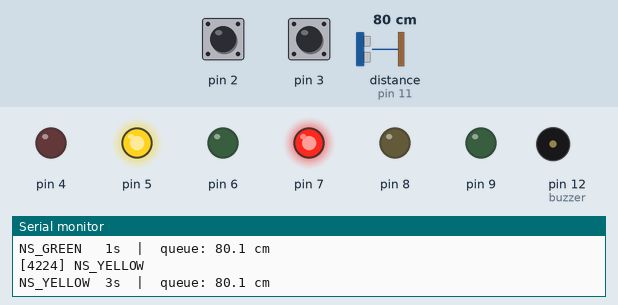
Recording of a sketch running on a simulated Arduino Uno, built with avr-gcc and run on an emulated ATmega328P. Parts: output pins drawn as LEDs (lit = HIGH), buzzer (waves = sounding, pin HIGH), the last lines printed to the serial monitor. Wiring (from diagram.json): ultrasonic range finder: trigger pin 10; echo pin 11. Inputs (shaded band) come from the test bench; at power-on: pin 3 HIGH, pin 2 HIGH, distance to the obstacle (sensor on pin 11) 80 cm. The echo pulse lasts 58.3 µs per cm; pins used as bus, display or sensor lines are not drawn.

Above: at 4.7 s.
4.8 s: pin 3 pulled LOW for 0.15 s
At 6.1 s:
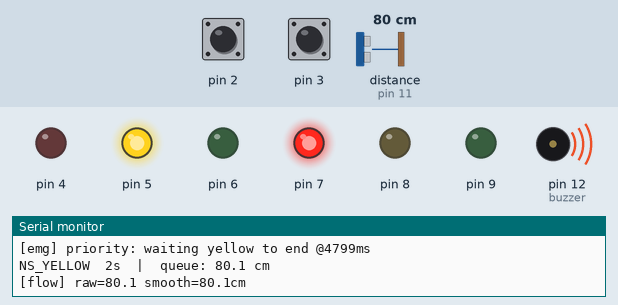
At 7.7 s:
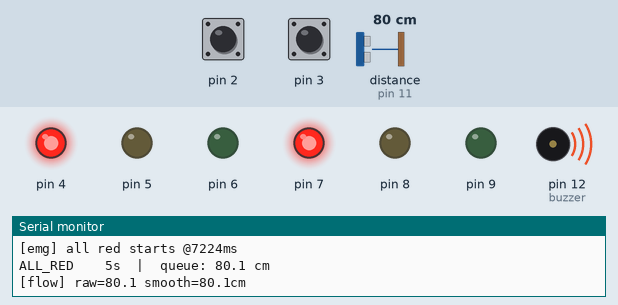
7.9 s: pin 2 pulled LOW for 0.15 s
At 12.7 s:
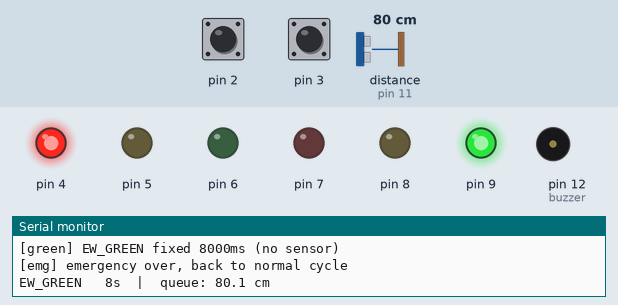
Timing chart, 0 to 24.7 s (numbered marks = the images above; inputs shaded):
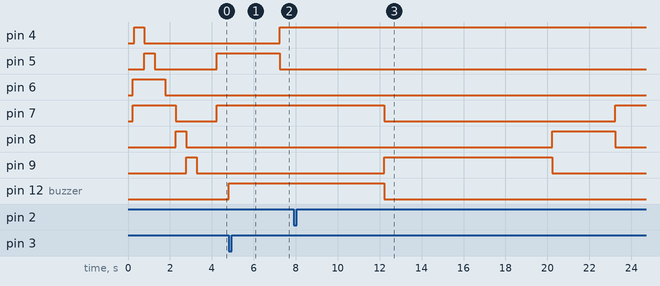

The sketch:

TrafficLight.ino
```cpp
// ============================================================================
//  TrafficLight.ino  ·  主骨架（冻结层）
// ----------------------------------------------------------------------------
//  《单片机原理及应用项目设计》选题 1：基于单片机的智能交通灯控制系统
//  硬件平台：Arduino Uno（ATmega328P / 16MHz / 2KB SRAM）
//  对应指导文档：实验1（Arduino Uno · 仿真 + 实物）
//
//  ────────────────────────────────────────────────────────────────────────
//  这个文件已经把"除了任务代码以外的所有事情"都做完了：
//      · 引脚与参数集中定义       → pins.h        （冻结层，改动前公告）
//      · 初始化与硬件自检          → phasesInit / phasesSelfTest
//      · 主循环的调用顺序          → 本文件 loop()  （冻结，改动前公告）
//      · 各模块的接口签名          → 各 .h 文件     （冻结，改动前公告）
//
//  你和队友要做的，就是到下面这 5 个地方填 TODO：
//      任务一  甲 → phases.cpp        phasesUpdate()        相位状态机
//      任务二  乙 → pedestrian.cpp    onPed / onEmg / handleEmergency / handlePedestrian
//      任务三  乙 → trafficflow.cpp   readDistanceCM / smoothDistance
//      任务三  甲 → green_time.cpp    calcGreenTime()       分段配时
//      任务四  乙 → display.cpp       displayUpdate()       显示内容
//  ────────────────────────────────────────────────────────────────────────
// ============================================================================

#include "pins.h"
#include "phases.h"
#include "pedestrian.h"
#include "trafficflow.h"
#include "green_time.h"
#include "display.h"

void setup() {
  Serial.begin(SERIAL_BAUD);
  delay(50);   // 等串口与外设上电稳定。这是初始化里唯一允许的 delay()

  Serial.println();
  Serial.println(F("=================================================="));
  Serial.println(F(" Smart Traffic Light   Arduino Uno"));
  Serial.println(F(" Tasks 1-3 done: 4-phase / ped+emg / adaptive"));
  Serial.println(F(" LCD: set USE_LCD1602 in pins.h when ready"));
  Serial.println(F("=================================================="));

  phasesInit();          // 任务一(甲)：六个灯设为输出、进入初始相位、点亮
  phasesSelfTest();      // 环境自检：六个灯依次点亮 0.5 秒，用来验证接线与下载链路

  pedestrianInit();      // 任务二(乙)：两个按键 + 外部中断 + 蜂鸣器
  trafficflowInit();     // 任务三(乙)：超声波引脚
  displayInit();         // 任务四(乙)：I2C 扫描 + （可选）LCD 初始化

  Serial.println(F("[boot] ready. normal cycle running."));
}

void loop() {
  const unsigned long now = millis();

  //  ⚠⚠ 下面五行的调用顺序是冻结的，改动前先在群里说一声 ⚠⚠
  //
  //  顺序不是随便排的，每一行都依赖上一行的结果：
  //    1) 先采样 —— 让后面用到"排队长度"的地方读到的都是本轮的值
  //    2) 状态机推进 —— 这是整条流水线里"时间"的唯一推动力
  //    3) 配时算法紧跟其后 —— 它需要看到"刚刚进入的是哪个绿灯相位"
  //    4) 请求处理放在状态机之后 —— 这样它才能看到"刚进入全红"的那一轮，
  //       从而正确地把行人相位插入进去（这是任务二的关键时机）
  //    5) 最后统一刷新显示，把本轮结果呈现出来
  //
  trafficflowUpdate(now);    // 任务三(乙)：超声波采样
  phasesUpdate(now);         // 任务一(甲)：到点换相位
  greenTimeUpdate();         // 任务三(甲)：刚进绿灯就按排队长度改写时长
  pedestrianUpdate(now);     // 任务二(乙)：行人 / 紧急车辆请求
  displayUpdate(now);        // 任务四(乙)：显示

  //  ★ 本文件里不允许再出现 delay()。
  //    整个循环必须是非阻塞的 —— 一旦阻塞，上面五个模块会互相拖死。
  //    这是本实验的头号禁忌，详见指导文档 1.3.3。
}
```

display.cpp
```cpp
#include <Arduino.h>
#include <Wire.h>          // Arduino 内置库，不需要额外安装
#include <string.h>
#include <stdio.h>
#include "pins.h"
#include "display.h"
#include "phases.h"
#include "trafficflow.h"   // trafficflowQueueCm()：第二行显示排队长度

// ============================================================================
//  display.cpp  ·  任务四：LCD 与串口显示                 【乙 负责】
// ----------------------------------------------------------------------------
//  LCD 依赖第三方库 LiquidCrystal I2C，所以用 pins.h 里的 USE_LCD1602 开关做了隔离：
//    USE_LCD1602 = 0  →  完全不依赖第三方库，开箱即可编译，只用串口输出
//    USE_LCD1602 = 1  →  装上库之后打开，LCD 才真正工作
//  这样你第一步先跑串口、第二步再接 LCD，出问题时能立刻分清是代码还是屏幕。
// ============================================================================

#if USE_LCD1602
  #include <LiquidCrystal_I2C.h>
  static LiquidCrystal_I2C lcd(LCD_I2C_ADDR, LCD_COLS, LCD_ROWS);
#endif

// ============================================================================
//  已实现：I2C 扫描
// ============================================================================
void i2cScan() {
  Serial.println(F("[i2c] scanning bus ..."));
  uint8_t found = 0;
  for (uint8_t addr = 1; addr < 127; addr++) {
    Wire.beginTransmission(addr);
    if (Wire.endTransmission() == 0) {
      Serial.print(F("[i2c] found device 0x"));
      if (addr < 16) Serial.print('0');
      Serial.println(addr, HEX);
      found++;
    }
  }
  if (found == 0) {
    Serial.println(F("[i2c] no device found -- check SDA->A4 / SCL->A5 / VCC->5V / GND"));
  } else {
    Serial.print(F("[i2c] total "));
    Serial.print(found);
    Serial.println(F(" device(s)"));
  }
}

// ============================================================================
//  已实现：LCD 单行写入（带"内容没变就不刷"的优化，避免闪屏）
// ============================================================================
static void lcdWriteLine(uint8_t row, const char* text) {
#if USE_LCD1602
  if (row > 1) return;
  static char cache[2][LCD_COLS + 1] = { {0}, {0} };

  if (strncmp(cache[row], text, LCD_COLS) == 0) return;   // 内容相同 → 不刷，防闪屏

  char buf[LCD_COLS + 1];
  // 右侧补空格到满行，把上一次留下的残字盖掉
  snprintf(buf, sizeof(buf), "%-*s", LCD_COLS, text);

  lcd.setCursor(0, row);
  lcd.print(buf);

  strncpy(cache[row], text, LCD_COLS);
  cache[row][LCD_COLS] = '\0';
#else
  (void)row;
  (void)text;
#endif
}

// ============================================================================
//  已实现：同时输出到 LCD 与串口
// ============================================================================
void displayShow(const char* line1, const char* line2) {
  lcdWriteLine(0, line1);
  lcdWriteLine(1, line2);

  Serial.print(line1);
  Serial.print(F("  |  "));
  Serial.println(line2);
}

// ============================================================================
//  已实现：初始化
// ============================================================================
void displayInit() {
  Wire.begin();
  i2cScan();

#if USE_LCD1602
  lcd.init();
  lcd.backlight();
  lcd.setCursor(0, 0);
  lcd.print("TrafficLight");
  lcd.setCursor(0, 1);
  lcd.print("vs0.0 ready");
  Serial.println(F("[display] LCD initialized, showing boot banner"));
  Serial.println(F("[display] backlight on but no text -> fix LCD_I2C_ADDR in pins.h, or turn the blue trimpot"));
#else
  Serial.println(F("[display] LCD disabled (USE_LCD1602 = 0 in pins.h), serial only"));
  Serial.println(F("[display] Task 4 step 2: install LiquidCrystal I2C, then set that switch to 1"));
#endif
}

// ============================================================================
//  ★★★ 任务四：要你实现的就是下面这一个函数 ★★★
// ============================================================================
void displayUpdate(unsigned long now) {
  // --------------------------------------------------------------------------
  //  TODO（任务四 · 第 1 处）：决定屏幕上显示什么
  //
  //  最低要求：显示「当前相位名」+「距下次变灯的秒数」。
  //  有余力再加：排队长度（直接体现动态配时在工作）。
  //
  //  三个必须注意的点：
  //
  //  1) 必须节流，而且不能只靠时间节流。
  //     displayShow() 的串口侧是无条件打印（LCD 侧才有去重），
  //     若每 250ms 调一次，20 秒的绿灯就是 80 行，会把
  //     [ped] / [emg] / [green] 这些关键事件全淹掉。
  //     所以采用"内容没变就不调"：只有拼出来的两行与上次不同才输出。
  //     倒计时按秒变化 → 每秒最多一行，简洁且够看。
  //
  //  2) 秒数向上取整 (ms + 999) / 1000。
  //     直接 ms / 1000 的话，刚进入相位的第一秒内一直显示 "0s"，
  //     看起来像倒计时卡住了。
  //
  //  3) 测距无效（-1）不能显示成 0cm。
  //     0cm 会被读成"严重拥堵"，本设计里代表"没有回波"。
  //     文案要短：LCD 只有 16 列，"queue: -- (no echo)" 会被截断成
  //     "queue: -- (no ec"，实测过。
  // --------------------------------------------------------------------------
  // 先按时间节流：多快也没必要超过 4Hz，省下循环开销给测距和状态机。
  static unsigned long lastCheck = 0;
  if (lastCheck != 0 && (now - lastCheck < 100)) return;   // 减法免疫 millis() 回绕
  lastCheck = now;

  // --- 拼两行 ---
  char line1[LCD_COLS + 1];
  char line2[LCD_COLS + 1];

  // 第一行：相位名 + 倒计时。相位名最长 9 字符（"EW_YELLOW"），
  // 倒计时最多 "20s"，"-10s" 左对齐后整体不超过 16 列。
  unsigned long remainMs  = phasesRemainMs(now);
  unsigned long remainSec = (remainMs + 999UL) / 1000UL;
  snprintf(line1, sizeof(line1), "%-10s %lus", phasesName(phasesCurrent()), remainSec);

  // 第二行：排队长度
  // ⚠ 不能用 snprintf 的 %f！avr-libc 默认不链接浮点版 vfprintf，
  //    %f 会直接输出一个 '?'，屏幕上就成了 "queue: ? cm"。
  //    实测 avr-nm 只能看到 vfprintf，没有 printf_flt。
  //    两个解法：(a) 手工拆整数/小数，(b) 编译加 -Wl,-u,vfprintf -lprintf_flt。
  //    这里选 (a)：不增加固件体积，也不用改 tasks.json 这个共享的构建配置。
  //    （Serial.print(cm, 1) 不受影响，Print 类走的是自己的 dtostrf，不经 snprintf。）
  float cm = trafficflowQueueCm();
  if (cm < 0.0f) {
    snprintf(line2, sizeof(line2), "queue: no echo");
  } else {
    // 四舍五入到 1 位小数，并处理 9.96 -> 10.0 这种进位
    unsigned int whole = (unsigned int)cm;
    unsigned int frac  = (unsigned int)((cm - (float)whole) * 10.0f + 0.5f);
    if (frac >= 10U) { frac = 0U; whole++; }
    snprintf(line2, sizeof(line2), "queue: %u.%u cm", whole, frac);
  }

  // --- 内容去重：两行都没变就不输出 ---
  // 这是本函数最关键的优化。displayShow() 会同时写 LCD 和串口，
  // 串口侧无去重，所以必须在这里把关。
  static char last1[LCD_COLS + 1] = {0};
  static char last2[LCD_COLS + 1] = {0};
  if (strcmp(line1, last1) == 0 && strcmp(line2, last2) == 0) return;

  strncpy(last1, line1, LCD_COLS); last1[LCD_COLS] = '\0';
  strncpy(last2, line2, LCD_COLS); last2[LCD_COLS] = '\0';

  displayShow(line1, line2);
}
```

display.h
```cpp
#pragma once
#include <Arduino.h>
#include "pins.h"

// ============================================================================
//  display.h  ·  任务四：LCD 与串口显示                   【乙 负责】
// ----------------------------------------------------------------------------
//  对应指导文档：§1.6 任务四、§1.6.3 实物的三个必做动作
// ============================================================================

// setup() 里调用一次：
//   打开 I2C → 扫描总线上有哪些设备 → （若 USE_LCD1602=1）初始化 LCD 并显示开机横幅。
//   即使不接 LCD，扫描结果也会打到串口，帮你确认转接板地址到底是 0x27 还是 0x3F。
void displayInit();

// loop() 里每轮调用一次。★ 任务四要你实现的就是这个函数 ★
void displayUpdate(unsigned long now);

// 已实现：把两行文字同时送到 LCD 与串口。
//   - LCD 侧做了"内容变了才刷"的判断，所以不会闪屏；
//   - 串口侧每次调用都会打印，所以别在没做节流的情况下每轮都调它。
void displayShow(const char* line1, const char* line2);

// 已实现：扫描 I2C 总线，把发现的设备地址打到串口。
void i2cScan();
```

green_time.cpp
```cpp
#include <Arduino.h>
#include "pins.h"
#include "green_time.h"
#include "phases.h"
#include "trafficflow.h"

// ============================================================================
//  green_time.cpp  ·  任务三：动态配时算法                【甲 负责】
// ----------------------------------------------------------------------------
//  本文件只有 1 处 TODO，但它是整个作品"有没有算法含量"的分水岭。
// ============================================================================

// ============================================================================
//  ★★★ TODO（任务三 · 第 4 处）：分段映射 ★★★
// ============================================================================
//  目标：把排队长度换成绿灯时长。用指导文档 §1.5.4 那张表：
//
//      排队长度        车流判定     该方向绿灯时长
//      > 60 cm         通畅         4 秒  (GREEN_MIN)
//      30 ~ 60 cm      一般         8 秒  (GREEN_BASE)
//      10 ~ 30 cm      拥挤        14 秒
//      < 10 cm         严重拥堵    20 秒  (GREEN_MAX)
//
//  三条硬要求（每一条答辩都可能被问）：
//
//    1) queueCm < 0（测距失败）时返回 GREEN_BASE。
//       不能让一次测距失败把绿灯时长算成 0 —— 那等于让这个方向永远红灯。
//
//    2) 结果必须夹在 [GREEN_MIN, GREEN_MAX] 之间。
//       没有下限 → 某个方向一直拿不到绿灯，术语叫"饥饿"；
//       没有上限 → 另一个方向会等到崩溃。
//       注意：map() 不会帮你夹边界，得自己写 min/max 或 if 判断。
//
//    3) 边界值自己定清楚，并写进报告。
//       比如 10cm 到底算"拥挤"还是"严重拥堵"？你定了就是你的设计决策，
//       但要在报告里把理由写出来（阈值是怎么取的、有没有实测支撑）。
//
//  提示：直接用 if / else if 写分段是最清楚的，
//        比 map() 更好读，也更容易解释给老师听。
// ============================================================================
unsigned long calcGreenTime(float queueCm) {
  // 测距失败（-1）：退回基准值。
  // 绝不能让失败被当成"0 厘米"——那会被判成严重拥堵，这个方向就一直霸占
  // 绿灯，另一个方向直接饿死。
  if (queueCm < 0.0f) return GREEN_BASE;

  // 阈值来自指导文档 §1.5.4：车越近越堵，绿灯越长。
  // 单位是毫秒！14000 才是 14 秒，写成 GREEN_BASE+6 只有 8006ms（8 秒），
  // 会和"一般"档完全分不开 —— 这是本文件最容易犯的错。
  if (queueCm < 10.0f)  return GREEN_MAX;   // 严重拥堵 → 20 秒
  if (queueCm <= 30.0f) return 14000UL;     // 拥挤     → 14 秒
  if (queueCm <= 60.0f) return GREEN_BASE;  // 一般     →  8 秒
  return GREEN_MIN;                         // 通畅     →  4 秒（也是兜底分支）
}

// ============================================================================
//  已实现：粘合逻辑（不用改）
// ----------------------------------------------------------------------------
//  为什么要在"相位刚变化"时才写入？
//  因为绿灯时长一旦开始跑就不该中途被改 —— 否则倒计时会来回跳，
//  而且"这个方向到底放多久"会变得无法解释。
// ============================================================================
// 超声波只装在**南北向**路口（见指导文档 §1.6.2 接线表：TRIG=D10 / ECHO=D11）。
// 所以只有南北绿灯能拿到车流数据。东西向没有传感器，
// 拿南北向的排队长度去给东西向配时是错的 —— 那等于用别人的车流决定你的灯。
// ⚠ 如果实物上装反了，只改这一行。
static const Phase kSensorPhase = PHASE_NS_GREEN;

void greenTimeUpdate() {
  static Phase lastPhase = PHASE_ALL_RED;   // 初值故意和起始相位不同，保证开机第一次也会写入

  Phase p = phasesCurrent();
  if (p == lastPhase) return;               // 相位没变 → 什么都不做
  lastPhase = p;

  if (p != PHASE_NS_GREEN && p != PHASE_EW_GREEN) return;   // 只处理绿灯相位

  unsigned long ms;
  if (p == kSensorPhase) {
    // 这一侧有传感器：按排队长度动态配时
    float cm = trafficflowQueueCm();
    ms = calcGreenTime(cm);
    phasesSetDuration(ms);

    Serial.print(F("[green] "));
    Serial.print(phasesName(p));
    Serial.print(F(" queue="));
    Serial.print(cm, 1);
    Serial.print(F("cm -> "));
    Serial.print(ms);
    Serial.println(F("ms (dynamic)"));
  } else {
    // 另一侧没有传感器：固定基准值，不猜。
    // 这也是"宁可保守也不要瞎猜"的具体体现 —— 报告里要写清这个取舍。
    ms = GREEN_BASE;
    phasesSetDuration(ms);

    Serial.print(F("[green] "));
    Serial.print(phasesName(p));
    Serial.print(F(" fixed "));
    Serial.print(ms);
    Serial.println(F("ms (no sensor)"));
  }
}
```

green_time.h
```cpp
#pragma once
#include <Arduino.h>
#include "pins.h"

// ============================================================================
//  green_time.h  ·  任务三：动态配时算法                  【甲 负责】
// ----------------------------------------------------------------------------
//  ⚠ calcGreenTime() 的签名是冻结接口：
//    乙的超声波模块（trafficflow.cpp）负责喂给它排队长度，display 也可能显示结果。
//    改签名之前必须先通知乙。
//
//  对应指导文档：§1.5.4 配时策略：把数字变成算法
// ============================================================================

// 由排队长度算出「当前放行方向」的绿灯时长（毫秒）。
//   queueCm : 排队长度（厘米）；-1 表示测距无效
//   返回值  : 必须落在 [GREEN_MIN, GREEN_MAX] 区间内
unsigned long calcGreenTime(float queueCm);

// loop() 里每轮调用一次。内部只在"状态机刚进入绿灯相位"的那一瞬间动作，
// 用当时的排队长度改写绿灯时长；其余时间什么都不做。
// （这个粘合逻辑已经写好，不用你改。你要改的是上面的 calcGreenTime。）
void greenTimeUpdate();
```

pedestrian.h
```cpp
#pragma once
#include <Arduino.h>
#include "pins.h"

// ============================================================================
//  pedestrian.h  ·  任务二：行人过街 + 紧急车辆优先        【乙 负责】
// ----------------------------------------------------------------------------
//  ⚠ pedestrianUpdate 的签名是冻结接口（主骨架会调用它）。改签名前先通知甲。
//
//  对应指导文档：§1.4 任务二、§1.4.3 按键的两个高频翻车点
// ============================================================================

// setup() 里调用一次：配置两个按键（内部上拉）+ 挂外部中断 + 配置蜂鸣器。
void pedestrianInit();

// loop() 里每轮调用一次。★ 任务二要你实现的内容都在它内部 ★
// 注意：它排在 phasesUpdate() 之后被调用，所以"状态机刚进入全红"的那一轮
//       你会立刻看到 —— 这正是插入行人相位需要的时机。
void pedestrianUpdate(unsigned long now);
```

phases.h
```cpp
#pragma once
#include <Arduino.h>
#include "pins.h"

// ============================================================================
//  phases.h  ·  任务一：四相位状态机与灯输出          【甲 负责】
// ----------------------------------------------------------------------------
//  ⚠ 本文件里的所有函数签名都是"冻结接口"：乙的显示模块和行人模块会调用它们。
//    改签名之前必须先通知乙。
//
//  对应指导文档：§1.3 任务一、§1.4 任务二（用到 phasesGoto）
// ============================================================================

// --- 生命周期 -------------------------------------------------------------
// setup() 里调用一次：把六个灯设为输出、点亮初始相位。
void phasesInit();

// loop() 里每轮调用一次。★ 任务一要你实现的就是这个函数 ★
// 必须是非阻塞写法：到点就换相位，没到点就立刻返回。
void phasesUpdate(unsigned long now);

// --- 输出 -----------------------------------------------------------------
// 把当前相位对应的灯点亮，其余全灭（内部用查表法，已写好）。
void phasesApplyLights();

// 开机自检：六个灯依次点亮 0.5 秒。
// 这是环境的基础设施（不是任务），用来判断"接线和下载链路对不对"。
void phasesSelfTest();

// 相位名字，串口与 LCD 显示用。
const char* phasesName(Phase p);

// --- 状态查询 -------------------------------------------------------------
Phase         phasesCurrent();                        // 当前相位
unsigned long phasesStartMillis();                    // 本相位开始的时刻
unsigned long phasesDuration();                       // 本相位的总时长
unsigned long phasesRemainMs(unsigned long now);      // 还剩多少毫秒（倒计时显示用）

// --- 状态控制 -------------------------------------------------------------
// 改写本相位的时长。动态配时算法（green_time）用它写入算好的绿灯时长。
void phasesSetDuration(unsigned long ms);

// 强制跳到某个相位并重置计时。
// 行人过街 / 紧急车辆优先用它来"插队"。
void phasesGoto(Phase p, unsigned long durMs, unsigned long now);
```

trafficflow.h
```cpp
#pragma once
#include <Arduino.h>
#include "pins.h"

// ============================================================================
//  trafficflow.h  ·  任务三：超声波测距与排队长度采集      【乙 负责】
// ----------------------------------------------------------------------------
//  ⚠ trafficflowQueueCm() 的签名是冻结接口：
//    甲的动态配时算法（green_time.cpp）会调用它来取排队长度。
//    改签名之前必须先通知甲。
//
//  对应指导文档：§1.5 任务三
// ============================================================================

void trafficflowInit();

// loop() 里每轮调用一次。内部按 ULTRASONIC_INTERVAL_MS 节流，
// 所以你可以放心地每轮都调用，不用自己算间隔。
void trafficflowUpdate(unsigned long now);

// 最近一次"滤波后"的排队长度，单位厘米。
// ⚠ 返回 -1 表示当前没有有效读数。调用方必须处理这种情况，
//   绝不能把它当成"距离 0 厘米"（那意味着严重拥堵，会让这个方向永远拿不到绿灯）。
float trafficflowQueueCm();
```

Source omitted: pedestrian.cpp (8245 bytes), phases.cpp (5466 bytes), trafficflow.cpp (4653 bytes), pins.h (3640 bytes)

Measured:
- after the input at 4.8 s, pin 12 (buzzer): LOW → HIGH at once
